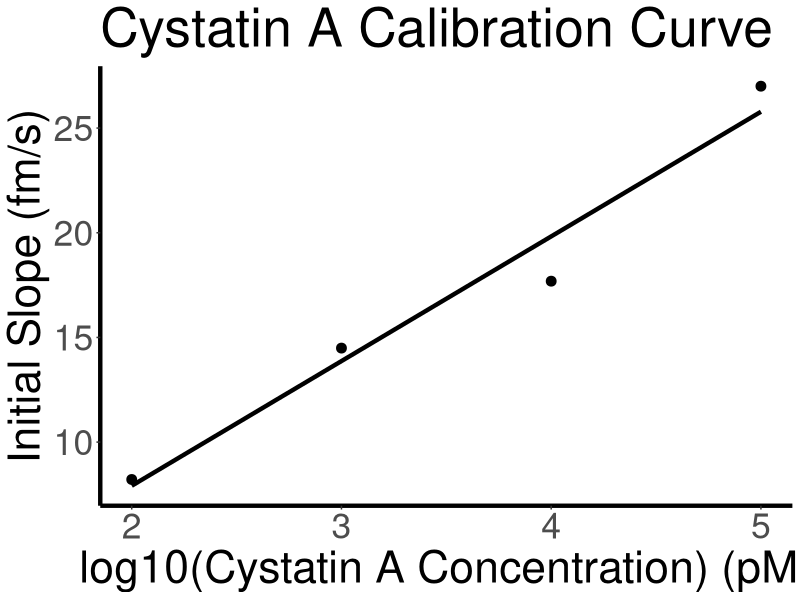

The R script that drew this image:
library(ggplot2)

# standard concentration units == pM
# initial slope units == fm/s
calibration_curve <- read.csv('flower_cystatin_a_calibration_curve.csv')
colnames(calibration_curve) <- c('standard_concentration', 'initial_slope')
calibration_curve$standard_concentration <- log(calibration_curve$standard_concentration, base=10)

svg('Figure_S5.svg', width=12, height=12)
ggplot(calibration_curve, aes(x=standard_concentration, y=initial_slope)) +
  geom_point(size=3, colour='black') +
  geom_smooth(method='lm', se=FALSE, size=1.5, colour='black') +
  theme(panel.grid.major=element_blank(),
        panel.grid.minor=element_blank(),
        panel.background=element_blank(),
        axis.line=element_line(colour='black', size=1.5),
        text=element_text(size=32)) +
  labs(title='Cystatin A Calibration Curve',
       x='log10(Cystatin A Concentration) (pM)',
       y='Initial Slope (fm/s)')
dev.off()
